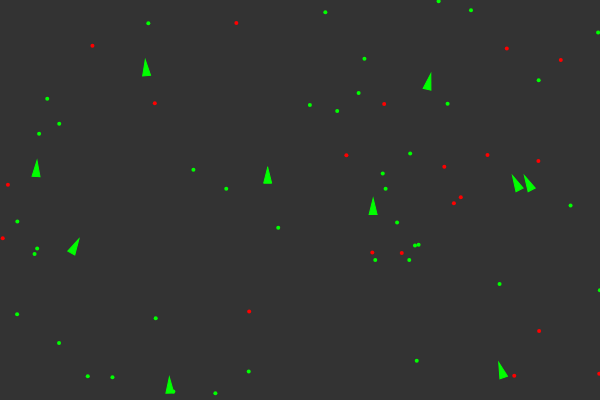
Frame 1 (no input)
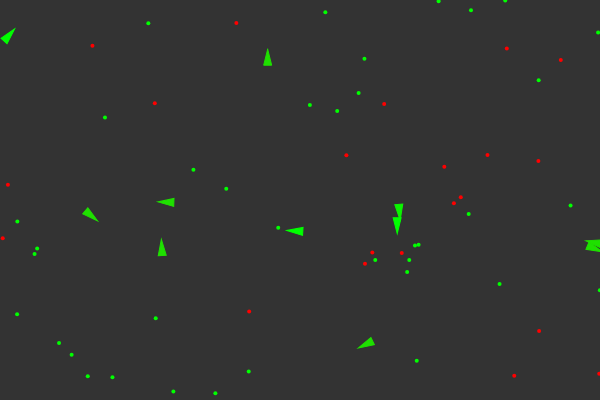
Frame 60 (no input)
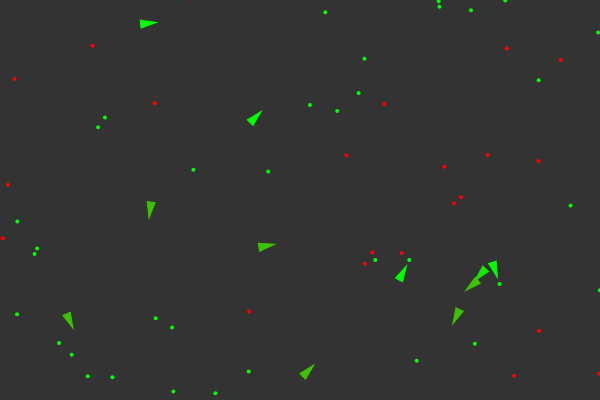
Frame 120 (the mouse pressed at the canvas centre since frame 60)

The p5.js sketch that drew these frames (run headless with seeded random() and noise() and a simulated clock; from frame 60 on, the mouse is pressed at the canvas centre):

// p5.js sketch
// ── sketch.js
let vehicles = []
let food = []
let poison = []

function setup(){
    createCanvas(600,400)
    for(var i = 0; i < 10; i++){
        vehicles[i] = new Vehicle(random(width), random(height))
    }
    for(let i = 0; i < 40; i++){
        food.push(createVector(random(width), random(height)))
    }
    for(let i = 0; i < 20; i++){
        poison.push(createVector(random(width), random(height)))
    }
}

function draw(){
    background(51)
    // frameRate(30)

    //add extra food
    if(random(1) < 0.1){
        food.push(createVector(random(width), random(height)))
    }
    //add extra poison
    if(random(1) < 0.01){
        poison.push(createVector(random(width), random(height)))
    }
    //exit draw loop
    if(vehicles.length == 0){
        noLoop()
    }

    food.forEach(element => {
        fill(0,255,0)
        noStroke()
        ellipse(element.x, element.y, 4,4)
    })
    poison.forEach(element => {
        fill(255,0,0)
        noStroke()
        ellipse(element.x, element.y, 4,4)
    })

    for(let i = vehicles.length - 1; i >= 0; i--){
        vehicles[i].boundaries()
        vehicles[i].behaviours(food,poison)
        vehicles[i].update()
        vehicles[i].display()
    
        let newVehicle = vehicles[i].clone()
        if(newVehicle != null) vehicles.push(newVehicle)

        if(vehicles[i].isDead()){
            food.push(createVector(vehicles[i].position.x, vehicles[i].position.y))
            vehicles.splice(i,1)
        }
    }
}
// ── vehicle.js
let mr = 0.01 //mutation rate

class Vehicle {

    constructor(x,y,dna){
        this.acceleration = createVector(0,0)
        this.velocity = createVector(0,-2)
        this.position = createVector(x,y)
        this.r = 4
        this.maxspeed = 3
        this.maxforce = 0.5
        this.dna = []
        if(dna === undefined){
            this.dna[0] = random(-3,3) //food weight
            this.dna[1] = random(-3,3) //poison weight
            this.dna[2] = random(5,100) //food perception
            this.dna[3] = random(5,100) //poison perception
            //perception is just how close(radius) a vehicle can see food(dont want to be affected by far away items)
        }else{
            //mutation
            this.dna[0] = dna[0]
            if(random(1) < mr){
                this.dna[0] += random(-0.2,0.2)
            }
            this.dna[1] = dna[1]
            if(random(1) < mr){
                this.dna[1] += random(-0.2,0.2)
            }
            this.dna[2] = dna[2]
            if(random(1) < mr){
                this.dna[2] += random(-10,10)
            }
            this.dna[3] = dna[3]
            if(random(1) < mr){
                this.dna[3] += random(-10,10)
            }
        }
        this.health = 1
    }

    //update position
    update(){
        this.health -= 0.002 //slowly die

        this.velocity.add(this.acceleration)
        this.velocity.limit(this.maxspeed)
        this.position.add(this.velocity)
        this.acceleration.mult(0) //reset acceleration to zero
    }

    applyForce(force){
        this.acceleration.add(force)
    }

    isDead(){
        return (this.health < 0) 
    }

    //calculate steers for food and poison and then apply them based on dna info(weighted)
    behaviours(good,bad){
        let steerG = this.eat(good, 0.3, this.dna[2])
        let steerB = this.eat(bad, -0.75, this.dna[3])
    
        steerG.mult(this.dna[0])
        steerB.mult(this.dna[1])

        this.applyForce(steerG)
        this.applyForce(steerB)
    }

    //calculate steering force (desired - current) towards a target
    seek(target){
        
        let desired = p5.Vector.sub(target, this.position) //vector from location to target
        desired.setMag(this.maxspeed)
        
        let steer = p5.Vector.sub(desired, this.velocity)
        steer.limit(this.maxforce)

        // this.applyForce(steer)
        return steer
    }

    clone(){
        if(random(1) < 0.001){ //the longer a vehicle lives more chance we get a number less than 0.01
            return new Vehicle(this.position.x, this.position.y, this.dna)
        }else{
            return null
        }
    }

    eat(food, nutrition, perception){
        //calculate closest food 
        let closestDist = Infinity
        let closest = null
        for(let i = food.length - 1; i >= 0; i--){
            let distance = this.position.dist(food[i])
            if(distance < this.maxspeed){     
                food.splice(i, 1)
                this.health += nutrition 
            }else{
                if(distance < closestDist && distance < perception) {
                    closestDist = distance
                    closest = food[i]
                }
            }
        }

        if(closest != null){
            return this.seek(closest)
        }

        return createVector(0,0)
    }

    boundaries() {

        let desired = null
        let d = 10 // distance from edge at which we want to return to center of canvas

        if (this.position.x < d) {
            desired = createVector(this.maxspeed, this.velocity.y)
        } else if (this.position.x > width - d) {
            desired = createVector(-this.maxspeed, this.velocity.y)
        }

        if (this.position.y < d) {
            desired = createVector(this.velocity.x, this.maxspeed)
        } else if (this.position.y > height - d) {
            desired = createVector(this.velocity.x, -this.maxspeed)
        }

        if (desired !== null) {
            desired.normalize()
            desired.mult(this.maxspeed)
            let steer = p5.Vector.sub(desired, this.velocity)
            steer.limit(this.maxforce)
            this.applyForce(steer)
        }
    }

    display(){
        let angle = this.velocity.heading() + PI / 2
        push()
        translate(this.position.x, this.position.y)
        rotate(angle)

        // noFill()
    
        // stroke(0,255,0)
        // ellipse(0,0,this.dna[2]*2)
        // strokeWeight(3)
        // line(0,0,0,-this.dna[0]*20)
        // strokeWeight(1)

        // stroke(255,0,0)
        // ellipse(0,0,this.dna[3]*2)
        // line(0,0,0,-this.dna[1]*20)
        

        let green = color(0,255,0)
        let red = color(255,0,0)
        let col = lerpColor(red,green,this.health) //linear interpolation of color between red(0) and green(1)

        fill(col)
        stroke(col)
        strokeWeight(1)
        beginShape()
        vertex(0, -this.r * 2);
        vertex(-this.r, this.r * 2);
        vertex(this.r, this.r * 2);
        endShape(CLOSE);
        pop();
    }
}
